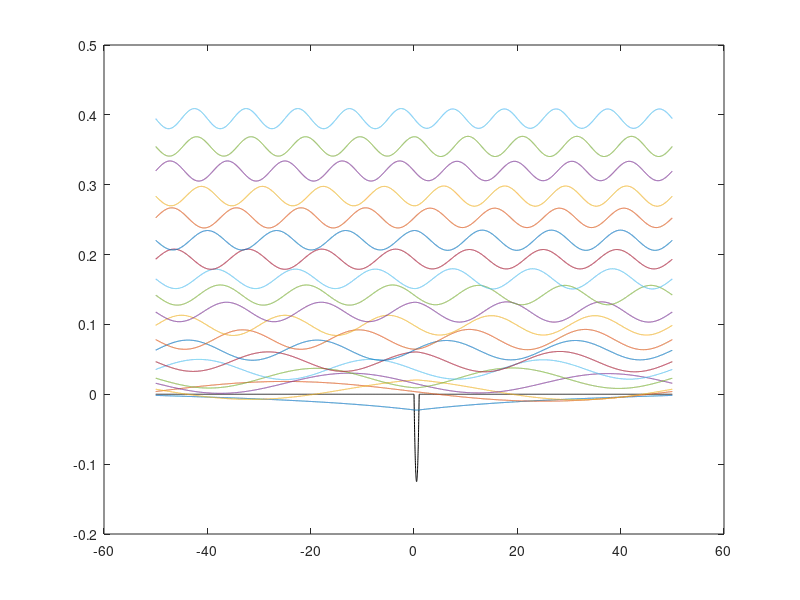

This figure's MATLAB source:
clear all;
clc;
n = 10000; % number of nodes
nsolve = 20;
x0 = -50;
x1 = 50;
h = (x1-x0)/(n-1);
x = linspace(x0,x1,n);

e = (1/h^2)*ones(n-2,1); % n-2 is used to pull off the boundary conditions
A = spdiags([-e 2*e -e],[-1 0 1],n-2,n-2); % central difference corresponding to -0.5*laplacian

x = x(2:end-1); % pull off the boundary conditions
c = 0.5;
V = c*(x.^2-x).*(abs(x-0.5)<=0.5); % harmonic potential
bottom = min(V);
%[x' V']
%V = 0.5*x.^2;
V = spdiags(V',0,n-2,n-2);
H = A+V;
[U E] = eigs(H,nsolve,'sm');
plot(x,diag(V),'k-');
hold on;
for i = 0:nsolve-1
    plot(x,-U(:,nsolve-i)+E(nsolve-i,nsolve-i));
end
diag(E)
